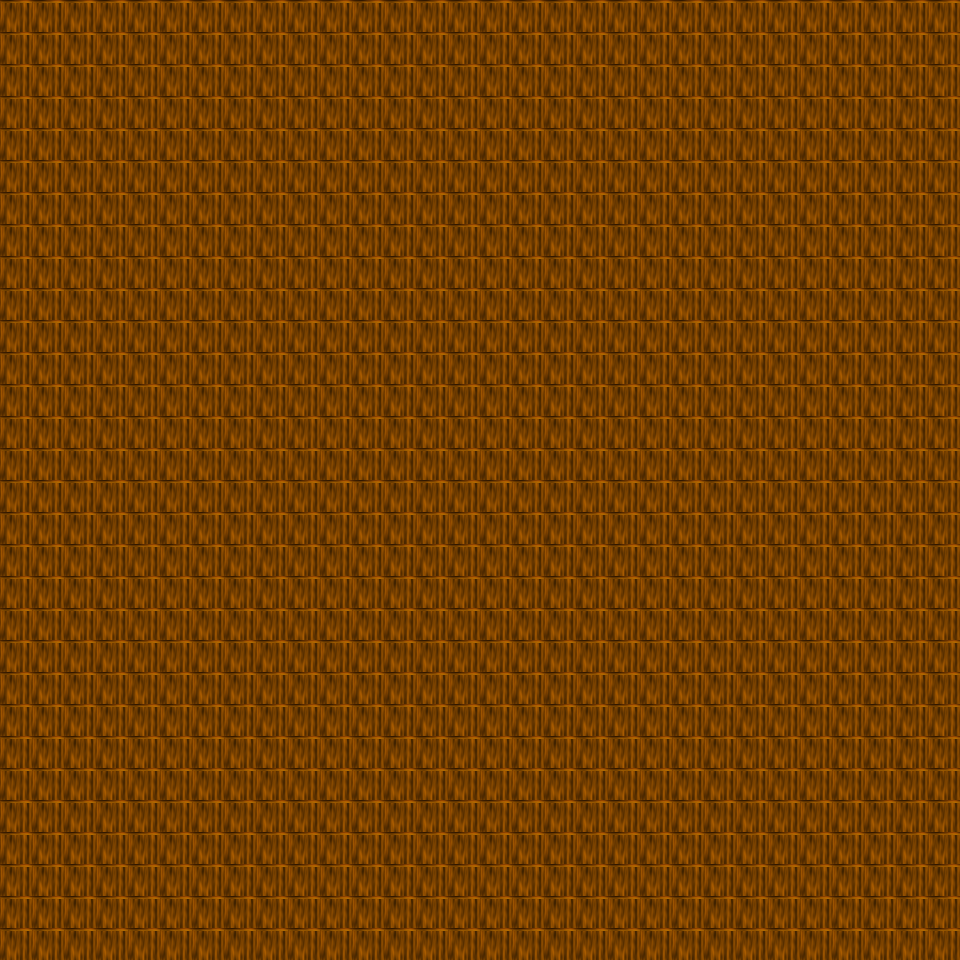

This game map was drawn from its Tiled (.tmx) file and the tilesets committed beside it. A one-line description and the trimmed map source follow:
An orthogonal 30x30 tile map with 32x32 px tiles, 6 tile layers (Ground, Object, Object2, Above, ...), 18 tilesets.

<map version="1.0" orientation="orthogonal" renderorder="right-down" width="30" height="30" tilewidth="32" tileheight="32" nextobjectid="1">
  <tileset firstgid="1" name="tileset_furniture_table_rectangular_with_meals" tilewidth="32" tileheight="32" tilecount="9" columns="3">
    <image source="../drawable/tileset_furniture_table_rectangular_with_meals.png" width="96" height="96" />
  </tileset>
  <tileset firstgid="10" name="tileset_building_fence_fence_wooden" tilewidth="32" tileheight="32" tilecount="12" columns="3">
    <image source="../drawable/tileset_building_fence_fence_wooden.png" width="96" height="128" />
  </tileset>
  <tileset firstgid="22" name="tileset_ground_indoor_brown_hole" tilewidth="32" tileheight="32" tilecount="56" columns="7">
    <image source="../drawable/tileset_ground_indoor_brown_hole.png" width="224" height="256" />
  </tileset>
  <tileset firstgid="78" name="tileset_ground_square_patch" tilewidth="32" tileheight="32" tilecount="9" columns="3">
    <image source="../drawable/tileset_ground_square_patch.png" width="96" height="96" />
  </tileset>
  <tileset firstgid="87" name="tileset_building_wall_bricked_edges" tilewidth="32" tileheight="32" tilecount="25" columns="5">
    <image source="../drawable/tileset_building_wall_bricked_edges.png" width="160" height="160" />
  </tileset>
  <tileset firstgid="112" name="tileset_plant_stump_small_stump" tilewidth="32" tileheight="32" tilecount="4" columns="2">
    <image source="../drawable/tileset_plant_stump_small_stump.png" width="64" height="64" />
  </tileset>
  <tileset firstgid="116" name="tileset_item_pot_barrel" tilewidth="32" tileheight="32" tilecount="2" columns="1">
    <image source="../drawable/tileset_item_pot_barrel.png" width="32" height="64" />
  </tileset>
  <tileset firstgid="118" name="tileset_item_statue_green_stone_2" tilewidth="32" tileheight="32" tilecount="6" columns="2">
    <image source="../drawable/tileset_item_statue_green_stone_2.png" width="64" height="96" />
  </tileset>
  <tileset firstgid="124" name="tileset_item_brush" tilewidth="32" tileheight="32" tilecount="3" columns="1">
    <image source="../drawable/tileset_item_brush.png" width="32" height="96" />
  </tileset>
  <tileset firstgid="127" name="tileset_logic_collision" tilewidth="32" tileheight="32" tilecount="1" columns="1">
    <image source="../drawable/tileset_logic_collision.png" width="32" height="32" />
  </tileset>
  <tileset firstgid="128" name="tileset_object_boat" tilewidth="32" tileheight="32" tilecount="42" columns="6">
    <image source="../drawable/tileset_object_boat.png" width="192" height="224" />
  </tileset>
  <tileset firstgid="170" name="tileset_object_ship" tilewidth="32" tileheight="32" tilecount="368" columns="16">
    <image source="../drawable/tileset_object_ship.png" width="512" height="736" />
  </tileset>
  <tileset firstgid="538" name="tileset_ground_ground" tilewidth="32" tileheight="32" tilecount="33" columns="3">
    <image source="../drawable/tileset_ground_ground.png" width="96" height="352" />
  </tileset>
  <tileset firstgid="571" name="tileset_ground_water_pool_deep" tilewidth="32" tileheight="32" tilecount="72" columns="3">
    <image source="../drawable/tileset_ground_water_pool_deep.png" width="96" height="768" />
  </tileset>
  <tileset firstgid="643" name="tileset_furniture_light_lights_candle" tilewidth="32" tileheight="32" tilecount="42" columns="6">
    <image source="../drawable/tileset_furniture_light_lights_candle.png" width="192" height="224" />
  </tileset>
  <tileset firstgid="685" name="tileset_furniture_light_ship_lamps" tilewidth="32" tileheight="32" tilecount="2" columns="2">
    <image source="../drawable/tileset_furniture_light_ship_lamps.png" width="64" height="32" />
  </tileset>
  <tileset firstgid="687" name="tileset_furniture_bed_double_peach" tilewidth="32" tileheight="32" tilecount="8" columns="2">
    <image source="../drawable/tileset_furniture_bed_double_peach.png" width="64" height="128" />
  </tileset>
  <tileset firstgid="695" name="tileset_ground_water_whirlpool" tilewidth="32" tileheight="32" tilecount="8" columns="1">
    <image source="../drawable/tileset_ground_water_whirlpool.png" width="32" height="256" />
  </tileset>
  <layer name="Ground" width="30" height="30">
    <data>[900 cells, 218 non-empty, 1 distinct tile ids]</data>
  </layer>
  <layer name="Object" width="30" height="30">
    <data>[900 cells, 0 non-empty, 0 distinct tile ids]</data>
  </layer>
  <layer name="Object2" width="30" height="30">
    <data>[900 cells, 0 non-empty, 0 distinct tile ids]</data>
  </layer>
  <layer name="Above" width="30" height="30">
    <data>[900 cells, 0 non-empty, 0 distinct tile ids]</data>
  </layer>
  <layer name="Above2" width="30" height="30">
    <data>[900 cells, 0 non-empty, 0 distinct tile ids]</data>
  </layer>
  <layer name="Walkable" width="30" height="30">
    <data>[900 cells, 900 non-empty, 1 distinct tile ids]</data>
  </layer>
  <objectgroup name="MapEvents" />
</map>
